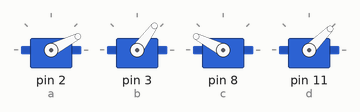
Simulated run of this sketch. Board: Arduino Uno, built with avr-gcc and run on an emulated ATmega328P. On the bench: 4 × servo.

Above: at 0.15 s.
At 5.18 s:
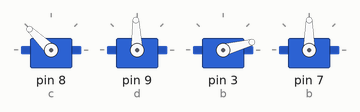
At 10.0 s:
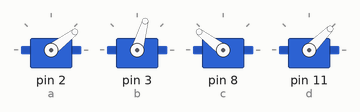
At 20.22 s:
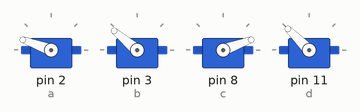
At 29.4 s:
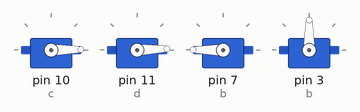
At 38.95 s:
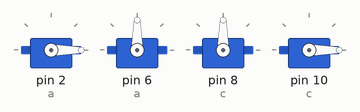
Timing chart, 0 to 40.0 s (numbered marks = the images above):
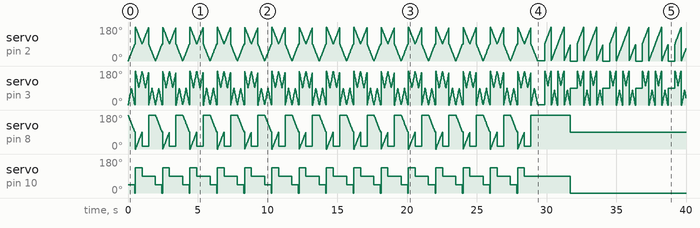

The sketch:

Hermes_Mk_II.ino
```cpp
#include <Servo.h>

Servo a;
Servo b;
Servo c;
Servo d;
void setup(){
}
void loop(){
  for(int x = 0; x < 15; x ++){
  forward();
  delay(5);
  }
  delay (500);
  for(int x = 0; x < 8; x ++){
  right();
  delay(5);
  }
  delay (500);
  for(int x = 0; x < 15; x ++){
  forward();
  delay(5);
  }
  delay (500);
  for(int x = 0; x < 8; x ++){
  left();
  delay(5);
  }
  delay (500);
}

void forward(){
  a.attach(2);
  b.attach(3);
  c.attach(8);
  d.attach(11);
  for(int x = 0; x < 90; x ++){
    a.write(x);
    b.write(90 - abs(2*x - 90));
    c.write(180 - x);
    d.write(45);
    delay(5);
  }
  for(int y = 0; y < 10; y ++){
    d.write(0);
    delay(5);
  }
  a.detach();
  b.detach();
  c.detach();
  d.detach();
  a.attach(6);
  b.attach(7);
  c.attach(10);
  d.attach(9);
  for(int x = 0; x < 90; x ++){
    a.write(180 - x);
    b.write(90 + abs(2*x - 90));
    c.write(x);
    d.write(135);
    delay(5);
  }
  a.detach();
  b.detach();
  c.detach();
  d.detach();
  a.attach(8);
  b.attach(9);
  c.attach(3);
  d.attach(7);
  for(int x = 0; x < 90; x ++){
    a.write(90 + x);
    b.write(90 + abs(2*x - 90));
    c.write(15);
    d.write(90);
    delay(5);
  }
  a.detach();
  b.detach();
  c.detach();
  d.detach();
  a.attach(10);
  b.attach(11);
  c.attach(7);
  d.attach(3);
  for(int x = 0; x < 90; x ++){
    a.write(90 - x);
    b.write(90 - abs(2*x - 90));
    c.write(180);
    d.write(90);
    delay(5);
  }
  a.detach();
  b.detach();
  c.detach();
  d.detach();
}

void right(){
  a.attach(6);
  b.attach(7);
  for(int x = 0; x < 90; x ++){
    a.write(90 + x);
    b.write(100 + abs(90 - 2*x));
    delay(5);
  }
  a.detach();
  b.detach();
  a.attach(2);
  b.attach(3);
  for(int x = 0; x < 90; x ++){
    a.write(x);
    b.write(80 - abs(90 - 2*x));
    delay(5);
  }
  a.detach();
  b.detach();
  a.attach(8);
  b.attach(9);
  for(int x = 0; x < 90; x ++){
    a.write(90 + x);
    b.write(100 + abs(90 - 2*x));
    delay(5);
  }
  a.detach();
  b.detach();
  a.attach(10);
  b.attach(11);
  for(int x = 0; x < 90; x ++){
    a.write(x);
    b.write(80 - abs(90 - 2*x));
    delay(5);
  }
  a.detach();
  b.detach();
  a.attach(2);
  b.attach(6);
  c.attach(8);
  d.attach(10);
  for(int y = 0; y < 90; y ++){
    a.write(0);
    b.write(90);
    c.write(90);
    d.write(0);
    delay(5);
  }
  a.detach();
  b.detach();
  c.detach();
  d.detach();
}

void left(){
  a.attach(2);
  b.attach(3);
  for(int x = 0; x < 90; x ++){
    a.write(90 - x);
    b.write(80 - abs(90 - 2*x));
    delay(5);
  }
  a.detach();
  b.detach();
  a.attach(6);
  b.attach(7);
  for(int x = 0; x < 90; x ++){
    a.write(180 - x);
    b.write(100 + abs(90 - 2*x));
    delay(5);
  }
  a.detach();
  b.detach();
  a.attach(10);
  b.attach(11);
  for(int x = 0; x < 90; x ++){
    a.write(90 - x);
    b.write(80 - abs(90 - 2*x));
    delay(5);
  }
  a.detach();
  b.detach();
  a.attach(8);
  b.attach(9);
  for(int x = 0; x < 90; x ++){
    a.write(180 - x);
    b.write(100 + abs(90 - 2*x));
    delay(5);
  }
  a.detach();
  b.detach();
  a.attach(2);
  b.attach(6);
  c.attach(8);
  d.attach(10);
  for(int y = 0; y < 90; y ++){
    a.write(90);
    b.write(180);
    c.write(180);
    d.write(90);
    delay(5);
  }
  a.detach();
  b.detach();
  c.detach();
  d.detach();
}
```
